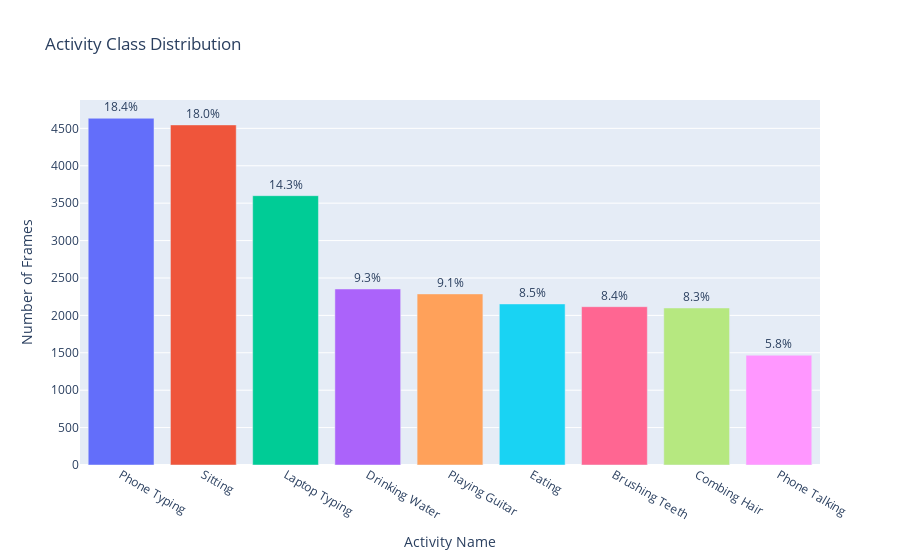

Here is the notebook cell this chart was saved with:
### Markdown cell above
#### Check for class imbalance
Activity distribution across all frames

### Code cell
from helper.analysis_utils import ClassDistributionAnalyzer

dist_analyzer = ClassDistributionAnalyzer(micro_df)

# Compute and Display Distribution
dist_df = dist_analyzer.compute_distribution()
print(dist_df)

# Plot Micro activites (Typing, Eating, etc.) -> IDs 10-18
dist_analyzer.plot_distribution(dist_df).show()

### Figure 1 — Plotly figure (JSON) as saved in the notebook; plotly's stock layout.template omitted (floating-point values rounded to 4 significant figures)
{"data": [{"customdata": [[18.35]], "hovertemplate": "Activity Name=%{x}<br>Number of Frames=%{y}<br>Percentage=%{customdata[0]}<extra></extra>", "legendgroup": "Phone Typing", "marker": {"color": "#636efa", "pattern": {"shape": ""}}, "name": "Phone Typing", "orientation": "v", "showlegend": true, "text": [18.35], "textposition": "outside", "texttemplate": "%{text:.1f}%", "type": "bar", "x": ["Phone Typing"], "xaxis": "x", "y": [4635], "yaxis": "y"}, {"customdata": [[18.0]], "hovertemplate": "Activity Name=%{x}<br>Number of Frames=%{y}<br>Percentage=%{customdata[0]}<extra></extra>", "legendgroup": "Sitting", "marker": {"color": "#EF553B", "pattern": {"shape": ""}}, "name": "Sitting", "orientation": "v", "showlegend": true, "text": [18.0], "textposition": "outside", "texttemplate": "%{text:.1f}%", "type": "bar", "x": ["Sitting"], "xaxis": "x", "y": [4546], "yaxis": "y"}, {"customdata": [[14.25]], "hovertemplate": "Activity Name=%{x}<br>Number of Frames=%{y}<br>Percentage=%{customdata[0]}<extra></extra>", "legendgroup": "Laptop Typing", "marker": {"color": "#00cc96", "pattern": {"shape": ""}}, "name": "Laptop Typing", "orientation": "v", "showlegend": true, "text": [14.25], "textposition": "outside", "texttemplate": "%{text:.1f}%", "type": "bar", "x": ["Laptop Typing"], "xaxis": "x", "y": [3600], "yaxis": "y"}, {"customdata": [[9.317]], "hovertemplate": "Activity Name=%{x}<br>Number of Frames=%{y}<br>Percentage=%{customdata[0]}<extra></extra>", "legendgroup": "Drinking Water", "marker": {"color": "#ab63fa", "pattern": {"shape": ""}}, "name": "Drinking Water", "orientation": "v", "showlegend": true, "text": [9.317], "textposition": "outside", "texttemplate": "%{text:.1f}%", "type": "bar", "x": ["Drinking Water"], "xaxis": "x", "y": [2353], "yaxis": "y"}, {"customdata": [[9.055]], "hovertemplate": "Activity Name=%{x}<br>Number of Frames=%{y}<br>Percentage=%{customdata[0]}<extra></extra>", "legendgroup": "Playing Guitar", "marker": {"color": "#FFA15A", "pattern": {"shape": ""}}, "name": "Playing Guitar", "orientation": "v", "showlegend": true, "text": [9.055], "textposition": "outside", "texttemplate": "%{text:.1f}%", "type": "bar", "x": ["Playing Guitar"], "xaxis": "x", "y": [2287], "yaxis": "y"}, {"customdata": [[8.525]], "hovertemplate": "Activity Name=%{x}<br>Number of Frames=%{y}<br>Percentage=%{customdata[0]}<extra></extra>", "legendgroup": "Eating", "marker": {"color": "#19d3f3", "pattern": {"shape": ""}}, "name": "Eating", "orientation": "v", "showlegend": true, "text": [8.525], "textposition": "outside", "texttemplate": "%{text:.1f}%", "type": "bar", "x": ["Eating"], "xaxis": "x", "y": [2153], "yaxis": "y"}, {"customdata": [[8.378]], "hovertemplate": "Activity Name=%{x}<br>Number of Frames=%{y}<br>Percentage=%{customdata[0]}<extra></extra>", "legendgroup": "Brushing Teeth", "marker": {"color": "#FF6692", "pattern": {"shape": ""}}, "name": "Brushing Teeth", "orientation": "v", "showlegend": true, "text": [8.378], "textposition": "outside", "texttemplate": "%{text:.1f}%", "type": "bar", "x": ["Brushing Teeth"], "xaxis": "x", "y": [2116], "yaxis": "y"}, {"customdata": [[8.311]], "hovertemplate": "Activity Name=%{x}<br>Number of Frames=%{y}<br>Percentage=%{customdata[0]}<extra></extra>", "legendgroup": "Combing Hair", "marker": {"color": "#B6E880", "pattern": {"shape": ""}}, "name": "Combing Hair", "orientation": "v", "showlegend": true, "text": [8.311], "textposition": "outside", "texttemplate": "%{text:.1f}%", "type": "bar", "x": ["Combing Hair"], "xaxis": "x", "y": [2099], "yaxis": "y"}, {"customdata": [[5.809]], "hovertemplate": "Activity Name=%{x}<br>Number of Frames=%{y}<br>Percentage=%{customdata[0]}<extra></extra>", "legendgroup": "Phone Talking", "marker": {"color": "#FF97FF", "pattern": {"shape": ""}}, "name": "Phone Talking", "orientation": "v", "showlegend": true, "text": [5.809], "textposition": "outside", "texttemplate": "%{text:.1f}%", "type": "bar", "x": ["Phone Talking"], "xaxis": "x", "y": [1467], "yaxis": "y"}], "layout": {"barmode": "relative", "legend": {"title": {"text": "Activity Name"}, "tracegroupgap": 0}, "showlegend": false, "title": {"text": "Activity Class Distribution"}, "xaxis": {"anchor": "y", "categoryarray": ["Phone Typing", "Sitting", "Laptop Typing", "Drinking Water", "Playing Guitar", "Eating", "Brushing Teeth", "Combing Hair", "Phone Talking"], "categoryorder": "array", "domain": [0, 1], "title": {"text": "Activity Name"}}, "yaxis": {"anchor": "x", "domain": [0, 1], "title": {"text": "Number of Frames"}}}}
